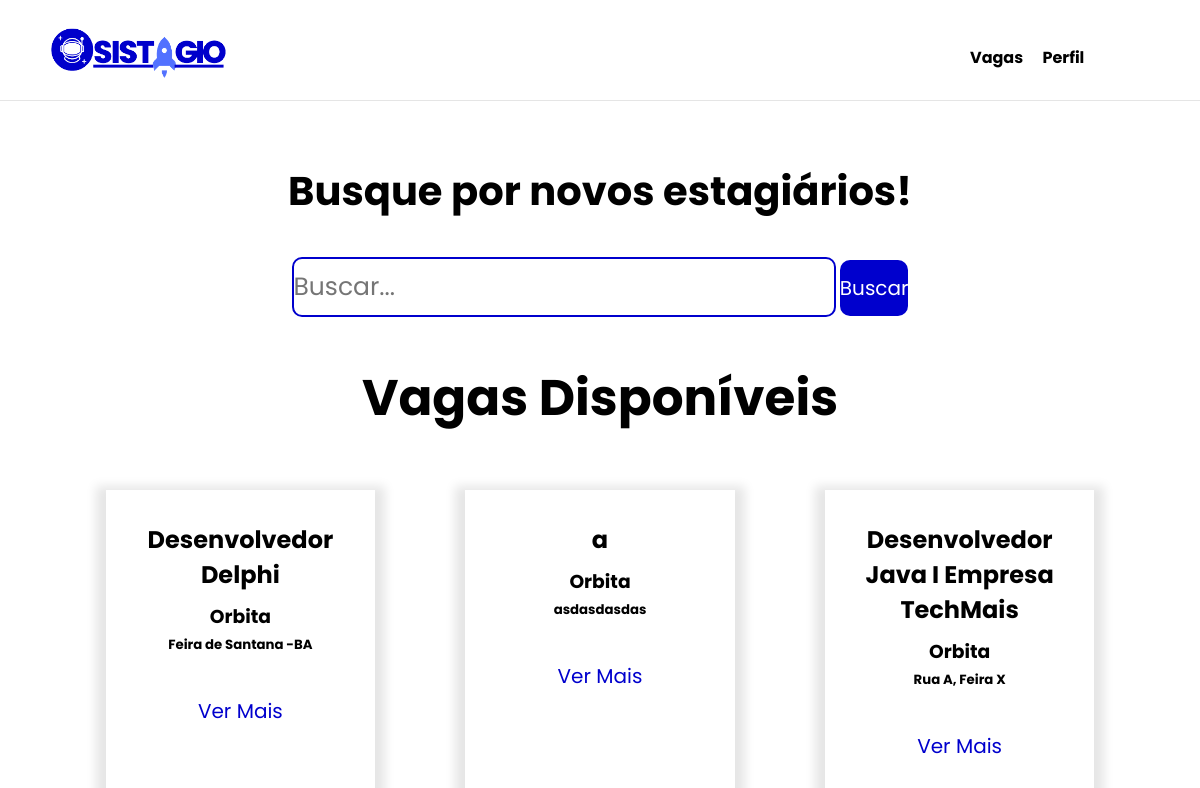
The page /vagas/ (signed in) on the database its author committed.
### post_vagas/models.py (models this page shows, shortened)
class PostVagas(models.Model):
    vag_cod = models.BigAutoField(primary_key=True)
    vag_usuario_fk = models.ForeignKey(User, on_delete=models.CASCADE)
    vag_nome = models.CharField(max_length=50,null=True,blank=True)
    vag_tell = models.CharField(max_length=50,null=True,blank=True)
    vag_email = models.EmailField(max_length=80,null=True,blank=True)
    vag_endereco = models.CharField(max_length=20,null=True,blank=True)
    vag_descricao = models.CharField(max_length=100,null=True,blank=True)
    vag_funcao = models.CharField(max_length=50,null=True,blank=True)
    vag_beneficio = models.CharField(max_length=100,null=True,blank=True)

### post_vagas/views.py (the view)
# urls.py: path('',views.ListaVagas.as_view(),name='homepage'),
class ListaVagas(View):
    template_name = 'post_vagas/vagas.html'
    def setup(self, *args, **kwargs):
        super().setup(*args, **kwargs)
        self.perfil = PerfilUser.objects.filter(per_pessoa_fk=self.request.user).first()
        self.contexto = {
            'vagas': models.PostVagas.objects.all(),
            'perfilUsuario':self.perfil
        }
        self.page = render(self.request, self.template_name, self.contexto)
    def get(self, *args, **kwargs):
        return self.page

### post_vagas/templates/post_vagas/vagas.html (shortened to what this page needs)
{% extends 'base.html' %}
{% load static %}
{% block style %}
<link rel="stylesheet" href="{% static 'vagas.css'%}">{% endblock %}
{% block conteudo %}
{% include 'parcias/_header.html' %}
<main class="main">
{% if perfilUsuario.tipo == 'A' %}
<form class="busca" method="GET" action="{% url 'post_vagas:busca' %}">
    <div class="divBusca">
        <h1 class="titleBusca">Busque por novos estagiários!</h1>
        <div class="itensBusca">
            <input type="text" id="txtBusca" placeholder="Buscar..." name="busca" />
            <button id="btnBusca">Buscar</button>
        </div>
    </div>
</form>
<section class="vagas">
    <h1 class="title-container-vagas">Vagas Disponíveis</h1>
    <div class="containerVagas">
        {% for vaga in vagas %}
        <div class="box-vagas">
            <div class="card-vagas">
                <div class="itens-vagas">
                    <h2 class="vaga_name">{{ vaga.vag_nome}}</h2>
                    <h3 class="title-empresa">{{ vaga.vag_usuario_fk.first_name}}</h3>
                    <h5 class="endereco">{{ vaga.vag_endereco}}</h5>
                </div>
                <div class="itens-btn">
                    <a class=" btn-ver-mais {{vaga.vag_nome}}">Ver Mais</a>
                </div>
            </div>
        </div>
        {% endfor %}
    </div>
</section>
</main>
{%endif%}
{% endblock %}

### templates/static/vagas.css (style rules this page uses)
* { margin:0; padding:0; font-family: 'Poppins' , sans-serif; }
form.busca { width: 100%; text-align: center; margin-top: 5%; }
.divBusca { text-align: center; height: 10vh; }
.divBusca h1 { font-size: 40px; margin-bottom: 3%; }
.itensBusca { margin-top: 2%; }
.itensBusca input { font-size: 25px; width: 45%; height: 7vh; border-radius: 10px; border: solid 2px #0000CD; }
.itensBusca button { font-size: 20px; height: 7vh; border-radius: 10px; border: none; cursor: pointer; color: white; background-color: #0000CD; }
.vagas { display: block; padding: 10%; text-align: center; padding: 10% 5% 10% 5%; }
.title-container-vagas { font-size: 50px; }
.card-vagas { box-shadow: 0px 6px 10px 10px rgba(0, 0, 0, 0.1); padding: 9%; width: 57%; }
.containerVagas { display: flex; width: 100%; flex-wrap: wrap; justify-content: center; }
.box-vagas { margin-top: 5%; display: flex; width: 33.3%; justify-content: space-around; flex-direction: row; }
.itens-btn { margin-top: 20%; }
.itens-vagas h2 { margin-bottom: 5%; }
.itens-vagas h5 { margin-top: 2%; }
.btn-ver-mais { text-decoration: none; color: #0000CD; font-size: 20px; }

### rows shown on the page
PostVagas: vag_nome "Desenvolvedor Delphi", vag_usuario_fk.first_name "Orbita", vag_endereco "Feira de Santana -BA"
PostVagas: vag_nome "a", vag_usuario_fk.first_name "Orbita", vag_endereco "asdasdasdas"
PostVagas: vag_nome "Desenvolvedor Java I Empresa TechMais", vag_usuario_fk.first_name "Orbita", vag_endereco "Rua A, Feira X"
